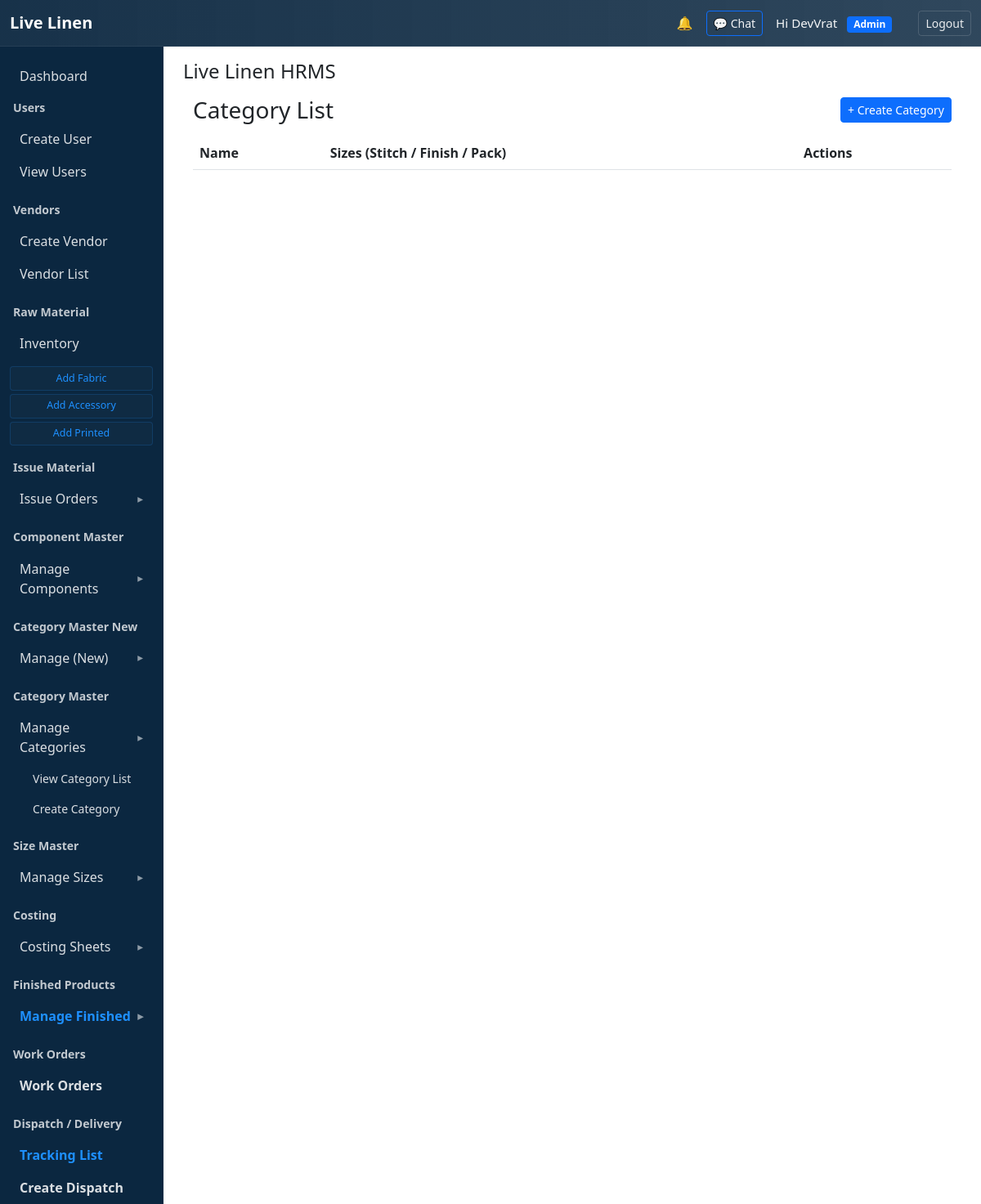
Page /category-master-new/ (signed in) on the earlier database version.
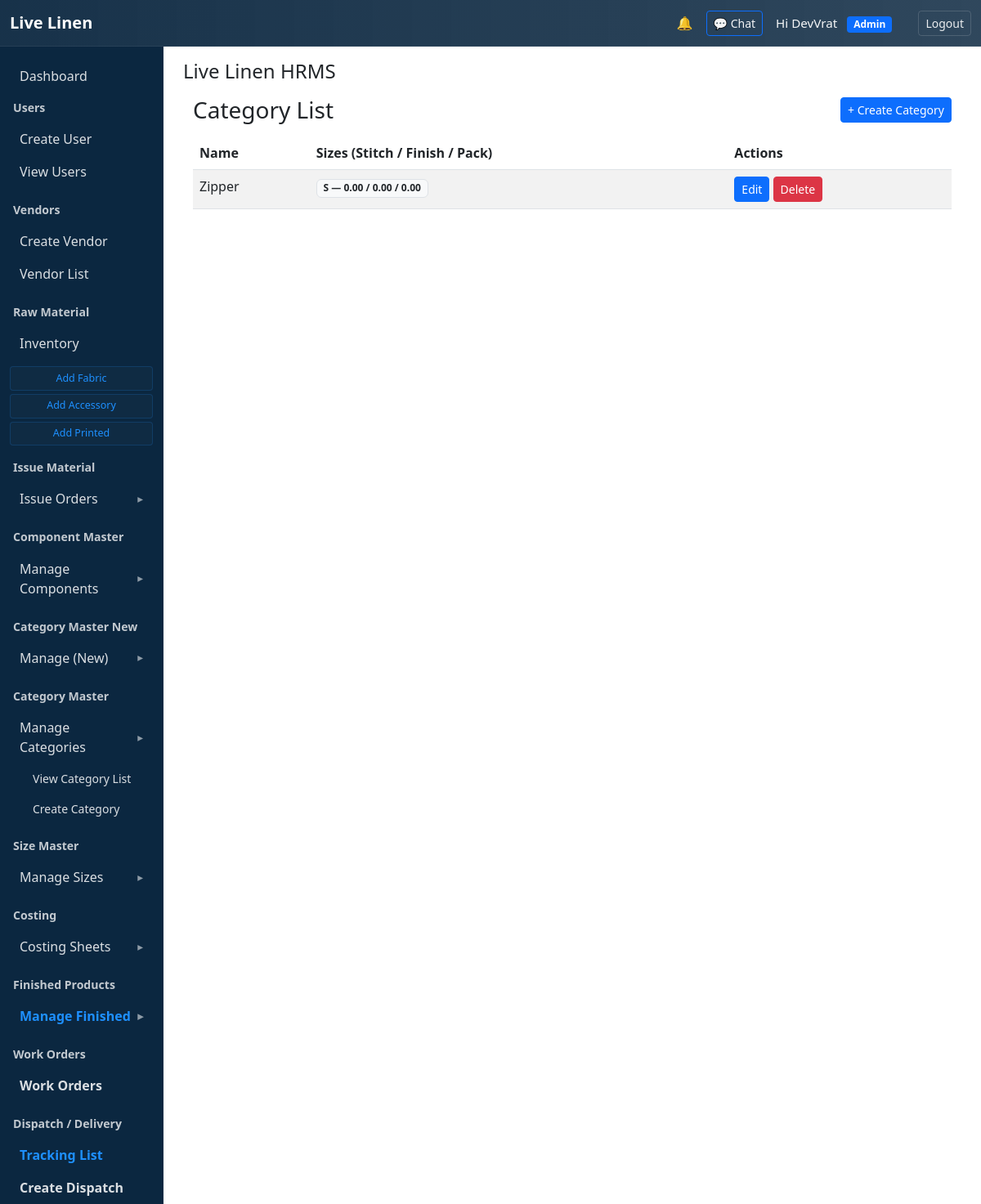
Same page on the later database version.
### category_master_new/models.py (models this page shows, shortened)
class Category(models.Model):
    name = models.CharField(max_length=150, unique=True)
    description = models.TextField(blank=True)
    gf_percent = models.DecimalField(
        max_digits=8, decimal_places=4, default=0.0000, verbose_name="GF (%)"
    )
    texas_buying_percent = models.DecimalField(
        max_digits=8, decimal_places=4, default=0.0000, verbose_name="Texas Buying (%)"
    )
    texas_retail_percent = models.DecimalField(
        max_digits=8, decimal_places=4, default=0.0000, verbose_name="Texas Retail (%)"
    )
    shipping_inr = models.DecimalField(
        max_digits=12, decimal_places=2, default=0.00, verbose_name="Shipping (INR)"
    )
    tx_to_us_percent = models.DecimalField(
        max_digits=8, decimal_places=4, default=0.0000, verbose_name="TX→US (%)"
    )
    import_percent = models.DecimalField(
        max_digits=8, decimal_places=4, default=0.0000, verbose_name="Import (%)"
    )
    new_tariff_percent = models.DecimalField(
        max_digits=8, decimal_places=4, default=0.0000, verbose_name="New Tariff (%)"
    )
    reciprocal_tariff_percent = models.DecimalField(
        max_digits=8, decimal_places=4, default=0.0000, verbose_name="Recip. Tariff (%)"
    )
    ship_us_percent = models.DecimalField(
        max_digits=8, decimal_places=4, default=0.0000, verbose_name="Ship US (%)"
    )
    us_wholesale_percent = models.DecimalField(
        max_digits=8, decimal_places=4, default=0.0000, verbose_name="US Wholesale (%)"
    )
    class Meta:
        verbose_name = "Category"
        verbose_name_plural = "Categories"
        ordering = ["name"]

class CategorySize(models.Model):
    category = models.ForeignKey(
        Category, related_name="sizes", on_delete=models.CASCADE
    )
    name = models.CharField(max_length=50)  # e.g. "S", "M", "L"
    order = models.PositiveIntegerField(default=0)
    stitching_cost = models.DecimalField(
        max_digits=10, decimal_places=2, default=0.00, verbose_name="Stitching Cost"
    )
    finishing_cost = models.DecimalField(
        max_digits=10, decimal_places=2, default=0.00, verbose_name="Finishing Cost"
    )
    packaging_cost = models.DecimalField(
        max_digits=10, decimal_places=2, default=0.00, verbose_name="Packaging Cost"
    )
    class Meta:
        unique_together = ("category", "name")
        ordering = ["order", "name"]
        verbose_name = "Category Size"
        verbose_name_plural = "Category Sizes"

### category_master_new/views.py (the view)
# urls.py: path('', views.category_list, name='category_list'),
def category_list(request):
    categories = Category.objects.prefetch_related("sizes").all().order_by("name")
    return render(request, "category_master_new/category_list.html", {"categories": categories})

### core/context_processors.py (called while the page is built)
def unread_notifications_count(request):
    if not getattr(request, 'user', None) or not request.user.is_authenticated:
        return {'unread_notifications_count': 0}
    try:
        unread = request.user.notifications.filter(is_read=False).count()
    except Exception:
        unread = 0
    return {'unread_notifications_count': unread}

### templates/category_master_new/category_list.html (shortened to what this page needs)
{% extends "base.html" %}
{% load static %}
{% block content %}
<div class="container mt-3">
  <div class="d-flex justify-content-between align-items-center mb-3">
    <h3 class="mb-0">Category List</h3>
    <a href="{% url 'category_master_new:category_create' %}" class="btn btn-primary btn-sm">+ Create Category</a>
  </div>
  <table class="table table-striped">
    <thead>
      <tr>
        <th>Name</th>
        <th>Sizes (Stitch / Finish / Pack)</th>
        <th>Actions</th>
      </tr>
    </thead>
    <tbody>
      {% for cat in categories %}
        <tr>
          <td>{{ cat.name }}</td>
          <td>
            {% for s in cat.sizes.all %}
              <span class="badge bg-light border text-dark me-1">
                {{ s.name }}
                {% if s.stitching_cost is not None %} — {{ s.stitching_cost }}{% endif %}
                {% if s.finishing_cost is not None %} / {{ s.finishing_cost }}{% endif %}
                {% if s.packaging_cost is not None %} / {{ s.packaging_cost }}{% endif %}
              </span>
            {% empty %}
              <span class="text-muted">No sizes</span>
            {% endfor %}
          </td>
          <td>
            <a href="{% url 'category_master_new:category_update' pk=cat.pk %}" class="btn btn-sm btn-primary">Edit</a>
            <form method="post" action="{% url 'category_master_new:category_delete' pk=cat.pk %}" style="display:inline;">
              <button type="submit" class="btn btn-sm btn-danger" onclick="return confirm('Delete this category?');">
                Delete
              </button>
            </form>
          </td>
        </tr>
      {% endfor %}
    </tbody>
  </table>
</div>
{% endblock %}

Differences in the rows shown:
added Category: name "Zipper"
added CategorySize: name "S", stitching_cost "0.00", finishing_cost "0.00", packaging_cost "0.00"
